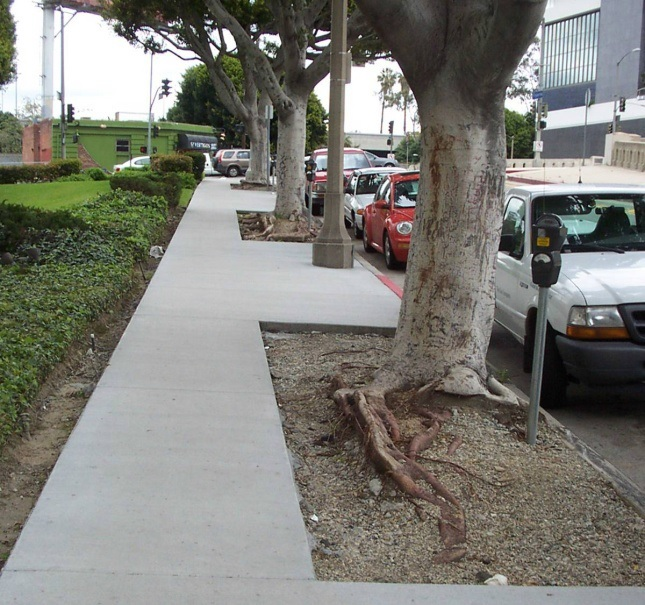
//> input picture Canny and Houghlines detecting straight line that represent the road/Lane.jpg, 645 x 605 px
$ ./app   (built with g++ and OpenCV 4)
//> lines starting //> are read from the running program, lines starting //| are printed output that depends on the picture; after the words box and inside, x2 and y2 are one past the last pixel; in counts of white or black regions, pixels touching at a corner belong together
#include "opencv2/imgproc/imgproc.hpp"
#include "opencv2/highgui/highgui.hpp"
#include <stdlib.h>
#include <stdio.h>
#include <iostream>

using namespace cv;
using namespace std;
/// Global variables

Mat src, src_gray;
Mat dst, detected_edges;

int edgeThresh = 1;
int lowThreshold=50;
int highThreshold=150;
int const max_lowThreshold = 500;
int const max_sigma = 100;
int ratio = 3;
int kernel_size = 3;
int sigma=2;
int houghThresh = 100;
int minLineLength = 0;
int theta = 260;
int max_theta = 360;

char* window_name = "Edge Map";

void getLines(Mat & detEdges, Mat & src){
    vector<Vec4i> lines;
    HoughLinesP(detEdges, lines, 1, CV_PI/theta, houghThresh, minLineLength, 10 );
    Mat clone = src.clone();
    for( size_t i = 0; i < lines.size(); i++ )
    {
        Vec4i l = lines[i];
        line( clone, Point(l[0], l[1]), Point(l[2], l[3]), Scalar(0,0,255), 2, CV_AA);
    }
    imshow("lines", clone);

}

/**
 * @function CannyThreshold
 * @brief Trackbar callback - Canny thresholds input with a ratio 1:3
 */
void CannyThreshold(int, void*)
{
  /// Reduce noise with a kernel 3x3
  GaussianBlur( src_gray, detected_edges, Size(7,7), sigma);

  /// Canny detector
  Canny( detected_edges, detected_edges, lowThreshold, highThreshold, kernel_size );

  /// Using Canny's output as a mask, we display our result
  dst = Scalar::all(0);

  src.copyTo( dst, detected_edges);

  getLines(detected_edges, src);

  imshow( window_name, detected_edges );
}


/** @function main */
int main( int argc, char** argv )
{
  /// Load an image
  src = imread( "Lane.jpg" );
//> src is the input picture: 605 rows x 645 cols, CV_8UC3; mean B, G, R 118.2, 125, 125.6

  if( !src.data )
  {
      cout << "Image Could not be loaded." << endl;
      return -1;
   }

  /// Create a matrix of the same type and size as src (for dst)
  dst.create( src.size(), src.type() );

  /// Convert the image to grayscale
  cvtColor( src, src_gray, CV_BGR2GRAY );
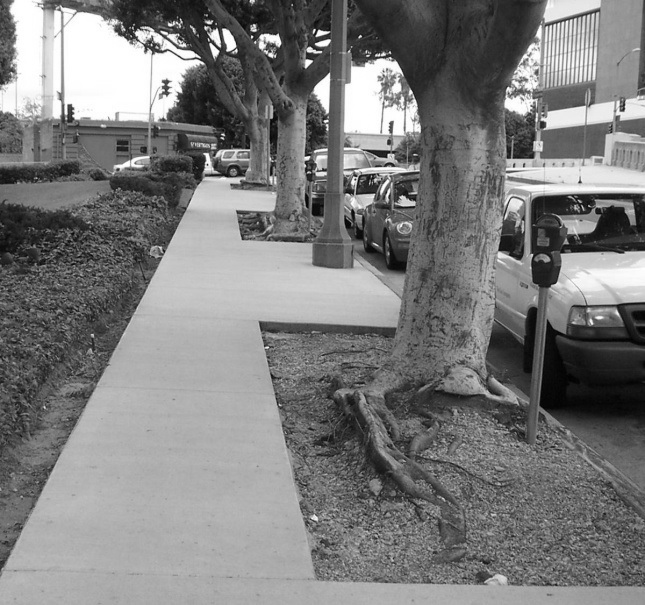
//> src_gray: 605 rows x 645 cols, CV_8UC1; min 0, max 255, mean 124.4

  /// Create a window
  namedWindow( window_name, CV_WINDOW_NORMAL );

  /// Create a Trackbar for user to enter threshold
  createTrackbar( "Min Threshold:", window_name, &lowThreshold, max_lowThreshold, CannyThreshold );
  /// Create a Trackbar for user to enter threshold
  createTrackbar( "high Threshold:", window_name, &highThreshold, max_lowThreshold, CannyThreshold );
  /// Create a Trackbar for user to enter threshold
  createTrackbar( "Sigma:", window_name, &sigma, max_sigma, CannyThreshold );
  /// Create a Trackbar for user to enter threshold
  createTrackbar( "Hough Threshold:", window_name, &houghThresh, max_sigma, CannyThreshold );
  /// Create a Trackbar for user to enter threshold
  createTrackbar( "Min Line Length:", window_name, &minLineLength, max_sigma, CannyThreshold );
  /// Create a Trackbar for user to enter threshold
  createTrackbar( "theta:", window_name, &theta, max_theta, CannyThreshold );


  /// Show the image
  CannyThreshold(0, 0);
//> in CannyThreshold, `GaussianBlur( src_gray, detected_edges, Size(7,7), sigma);`:
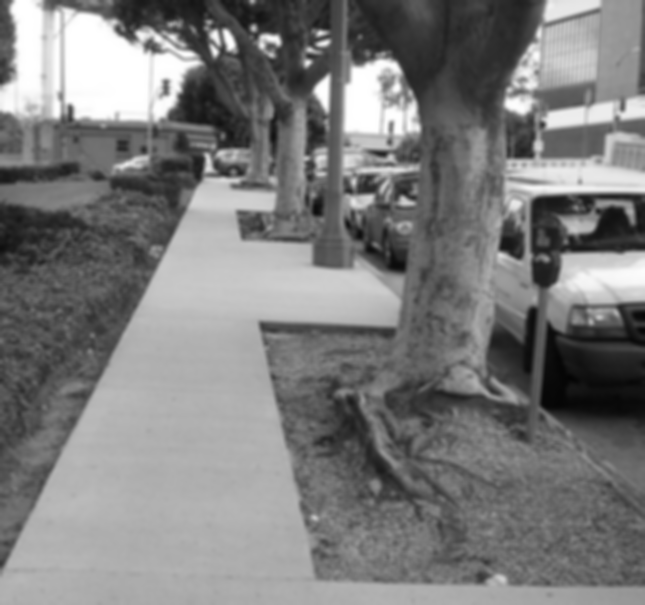
//> detected_edges: 605 rows x 645 cols, CV_8UC1; min 4, max 255, mean 124.4
//> in CannyThreshold, `Canny( detected_edges, detected_edges, lowThreshold, highThreshold, ke..`:
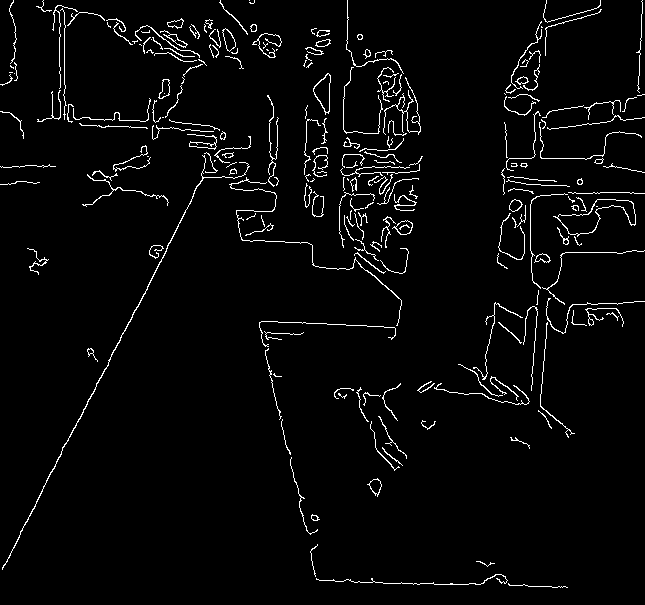
//> detected_edges: 605 rows x 645 cols, CV_8UC1; 3.2% white in thin lines or dots
//> in CannyThreshold, `src.copyTo( dst, detected_edges);`:
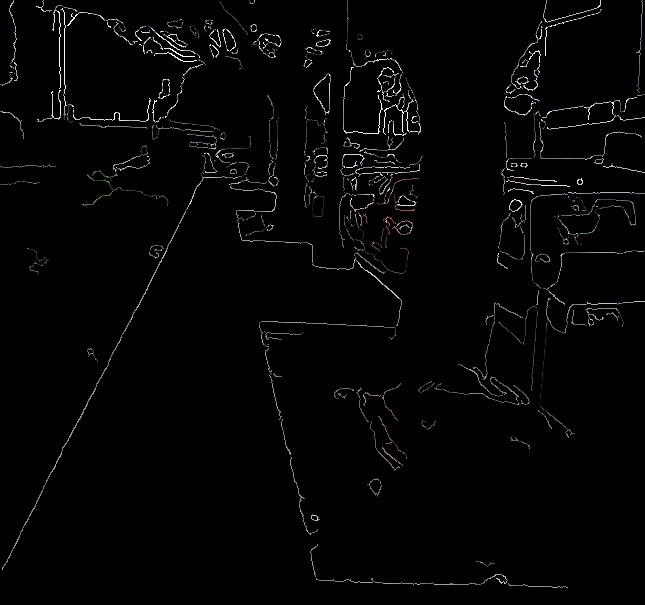
//> dst: 605 rows x 645 cols, CV_8UC3; mean B, G, R 4.1, 4.3, 4.3
//> in getLines, `HoughLinesP(detEdges, lines, 1, CV_PI/theta, houghThresh, minLineLengt..`: lines = 18 lines (x1, y1, x2, y2), first 8: [2, 569, 136, 307], [75, 427, 205, 171], [290, 461, 294, 481], [509, 585, 567, 587], [299, 501, 304, 524], [259, 324, 286, 447], [113, 168, 131, 166], [354, 261, 393, 292]
//> the loop in getLines, `for( size_t i = 0; i < lines.size(); i++ )` made 18 passes
//> l on passes 1 to 12: [2, 569, 136, 307], [75, 427, 205, 171], [290, 461, 294, 481], [509, 585, 567, 587], [299, 501, 304, 524], [259, 324, 286, 447], [113, 168, 131, 166], [354, 261, 393, 292], [520, 114, 593, 105], [238, 176, 241, 176], [271, 162, 273, 162], [342, 174, 409, 172]
//> after the loop in getLines, `for( size_t i = 0; i < lines.size(); i++ )`:
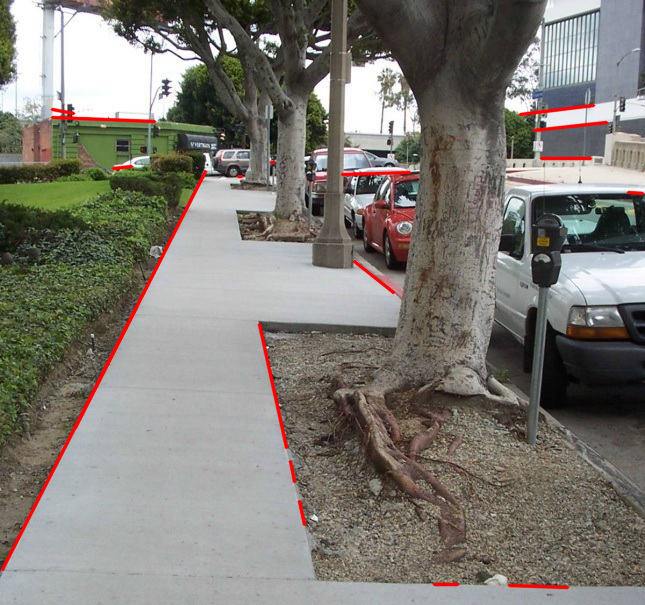
//> clone: 605 rows x 645 cols, CV_8UC3; 1.53% of pixels changed, all inside (x1, y1, x2, y2) = (0, 103, 645, 590)

  /// Wait until user exit program by pressing a key
  waitKey(0);

  return 0;
  }
